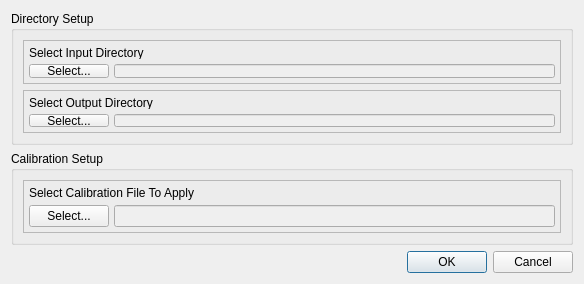
<?xml version="1.0" encoding="UTF-8"?>
<ui version="4.0">
 <class>Dialog</class>
 <widget class="QDialog" name="Dialog">
  <property name="geometry">
   <rect>
    <x>0</x>
    <y>0</y>
    <width>584</width>
    <height>284</height>
   </rect>
  </property>
  <property name="sizePolicy">
   <sizepolicy hsizetype="Fixed" vsizetype="Fixed">
    <horstretch>0</horstretch>
    <verstretch>0</verstretch>
   </sizepolicy>
  </property>
  <property name="minimumSize">
   <size>
    <width>584</width>
    <height>284</height>
   </size>
  </property>
  <property name="maximumSize">
   <size>
    <width>584</width>
    <height>284</height>
   </size>
  </property>
  <property name="windowTitle">
   <string>Dialog</string>
  </property>
  <layout class="QVBoxLayout" name="verticalLayout">
   <item>
    <widget class="QGroupBox" name="groupBox">
     <property name="title">
      <string>Directory Setup</string>
     </property>
     <layout class="QVBoxLayout" name="verticalLayout_2">
      <item>
       <widget class="QFrame" name="frame">
        <property name="frameShape">
         <enum>QFrame::StyledPanel</enum>
        </property>
        <property name="frameShadow">
         <enum>QFrame::Raised</enum>
        </property>
        <layout class="QFormLayout" name="formLayout">
         <property name="horizontalSpacing">
          <number>5</number>
         </property>
         <property name="verticalSpacing">
          <number>5</number>
         </property>
         <property name="leftMargin">
          <number>5</number>
         </property>
         <property name="topMargin">
          <number>5</number>
         </property>
         <property name="rightMargin">
          <number>5</number>
         </property>
         <property name="bottomMargin">
          <number>5</number>
         </property>
         <item row="1" column="0">
          <widget class="QPushButton" name="selectInputDirButton">
           <property name="text">
            <string>Select...</string>
           </property>
          </widget>
         </item>
         <item row="1" column="1">
          <widget class="QLineEdit" name="inputDirPath">
           <property name="enabled">
            <bool>false</bool>
           </property>
          </widget>
         </item>
         <item row="0" column="0" colspan="2">
          <widget class="QLabel" name="label">
           <property name="text">
            <string>Select Input Directory</string>
           </property>
          </widget>
         </item>
        </layout>
       </widget>
      </item>
      <item>
       <widget class="QFrame" name="frame_2">
        <property name="frameShape">
         <enum>QFrame::StyledPanel</enum>
        </property>
        <property name="frameShadow">
         <enum>QFrame::Raised</enum>
        </property>
        <layout class="QFormLayout" name="formLayout_2">
         <property name="horizontalSpacing">
          <number>5</number>
         </property>
         <property name="verticalSpacing">
          <number>5</number>
         </property>
         <property name="leftMargin">
          <number>5</number>
         </property>
         <property name="topMargin">
          <number>5</number>
         </property>
         <property name="rightMargin">
          <number>5</number>
         </property>
         <property name="bottomMargin">
          <number>5</number>
         </property>
         <item row="0" column="0" colspan="2">
          <widget class="QLabel" name="label_2">
           <property name="text">
            <string>Select Output Directory</string>
           </property>
          </widget>
         </item>
         <item row="1" column="0">
          <widget class="QPushButton" name="selectOutputDirButton">
           <property name="text">
            <string>Select...</string>
           </property>
          </widget>
         </item>
         <item row="1" column="1">
          <widget class="QLineEdit" name="outputDirPath">
           <property name="enabled">
            <bool>false</bool>
           </property>
          </widget>
         </item>
        </layout>
       </widget>
      </item>
     </layout>
    </widget>
   </item>
   <item>
    <widget class="QGroupBox" name="groupBox_2">
     <property name="title">
      <string>Calibration Setup</string>
     </property>
     <layout class="QVBoxLayout" name="verticalLayout_3">
      <item>
       <widget class="QFrame" name="frame_3">
        <property name="frameShape">
         <enum>QFrame::StyledPanel</enum>
        </property>
        <property name="frameShadow">
         <enum>QFrame::Raised</enum>
        </property>
        <layout class="QFormLayout" name="formLayout_3">
         <property name="horizontalSpacing">
          <number>5</number>
         </property>
         <property name="verticalSpacing">
          <number>5</number>
         </property>
         <property name="leftMargin">
          <number>5</number>
         </property>
         <property name="topMargin">
          <number>5</number>
         </property>
         <property name="rightMargin">
          <number>5</number>
         </property>
         <property name="bottomMargin">
          <number>5</number>
         </property>
         <item row="0" column="0" colspan="2">
          <widget class="QLabel" name="label_3">
           <property name="text">
            <string>Select Calibration File To Apply</string>
           </property>
          </widget>
         </item>
         <item row="1" column="0">
          <widget class="QPushButton" name="selectCalibrationFileButton">
           <property name="text">
            <string>Select...</string>
           </property>
          </widget>
         </item>
         <item row="1" column="1">
          <widget class="QLineEdit" name="calibrationFilePath">
           <property name="enabled">
            <bool>false</bool>
           </property>
          </widget>
         </item>
        </layout>
       </widget>
      </item>
     </layout>
    </widget>
   </item>
   <item>
    <widget class="QDialogButtonBox" name="buttonBox">
     <property name="orientation">
      <enum>Qt::Horizontal</enum>
     </property>
     <property name="standardButtons">
      <set>QDialogButtonBox::Cancel|QDialogButtonBox::Ok</set>
     </property>
    </widget>
   </item>
  </layout>
 </widget>
 <resources/>
 <connections>
  <connection>
   <sender>buttonBox</sender>
   <signal>accepted()</signal>
   <receiver>Dialog</receiver>
   <slot>accept()</slot>
   <hints>
    <hint type="sourcelabel">
     <x>248</x>
     <y>254</y>
    </hint>
    <hint type="destinationlabel">
     <x>157</x>
     <y>274</y>
    </hint>
   </hints>
  </connection>
  <connection>
   <sender>buttonBox</sender>
   <signal>rejected()</signal>
   <receiver>Dialog</receiver>
   <slot>reject()</slot>
   <hints>
    <hint type="sourcelabel">
     <x>316</x>
     <y>260</y>
    </hint>
    <hint type="destinationlabel">
     <x>286</x>
     <y>274</y>
    </hint>
   </hints>
  </connection>
 </connections>
</ui>
